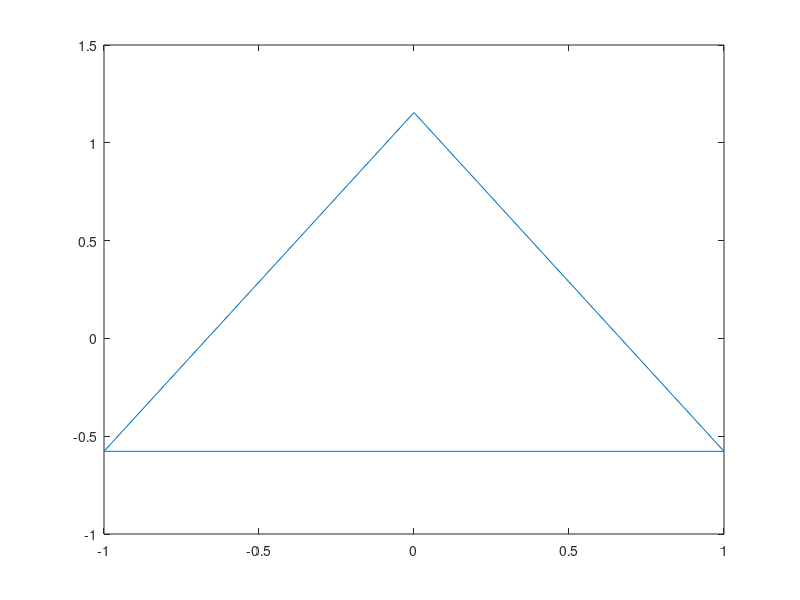

MATLAB code for this plot: (Note: this script raises an error after producing the figure.)


plot([-1,1,0,-1],[-sqrt(3)/3,-sqrt(3)/3,2/sqrt(3),-sqrt(3)/3],'-');
[x,y] = Nodes2D(3);
hold on
plot(x,y,'.');
axis off